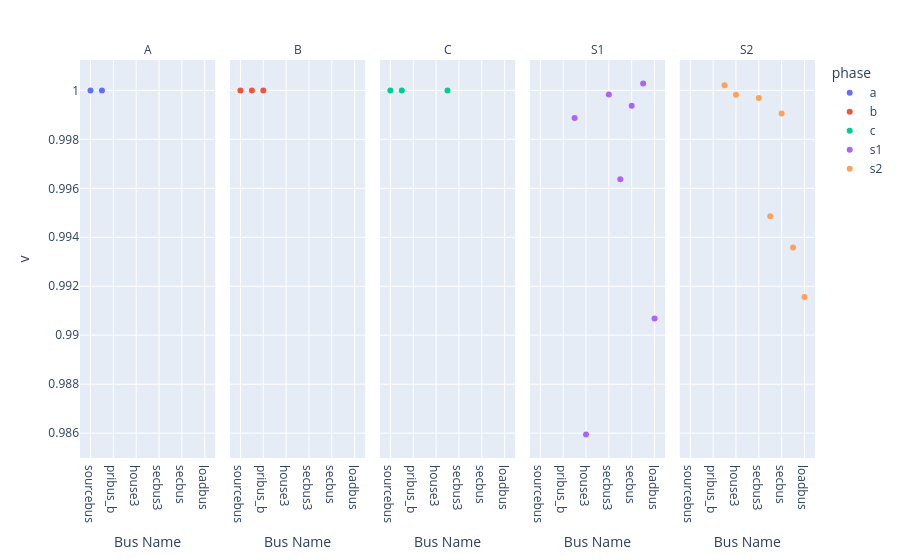
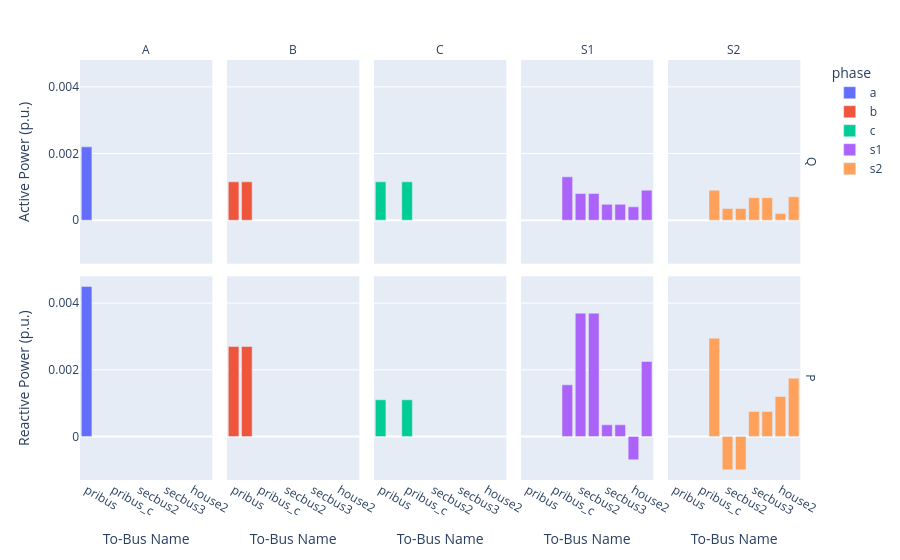

Here is the notebook cell these charts were saved with, in order:
### Code cell
case = create_case(CASES_DIR / "csv"/ "triplex_pv")
result = case.run_opf(objective="loss")
plot_voltages(result.voltages).show()
plot_power_flows(result.active_power_flows, result.reactive_power_flows).show()

### Figure 1 — Plotly figure (JSON) as saved in the notebook; plotly's stock layout.template omitted (floating-point values rounded to 4 significant figures)
{"data": [{"hovertemplate": "phase=a<br>name=%{x}<br>v=%{y}<extra></extra>", "legendgroup": "a", "marker": {"color": "#636efa", "symbol": "circle"}, "mode": "markers", "name": "a", "orientation": "v", "showlegend": true, "type": "scatter", "x": ["sourcebus", "pribus", "pribus_b", "secbus2", "house3", "pribus_c", "secbus3", "house4", "secbus", "house2", "loadbus"], "xaxis": "x", "y": [1.0, 1.0, NaN, NaN, NaN, NaN, NaN, NaN, NaN, NaN, NaN], "yaxis": "y"}, {"hovertemplate": "phase=b<br>name=%{x}<br>v=%{y}<extra></extra>", "legendgroup": "b", "marker": {"color": "#EF553B", "symbol": "circle"}, "mode": "markers", "name": "b", "orientation": "v", "showlegend": true, "type": "scatter", "x": ["sourcebus", "pribus", "pribus_b", "secbus2", "house3", "pribus_c", "secbus3", "house4", "secbus", "house2", "loadbus"], "xaxis": "x2", "y": [1.0, 1.0, 1.0, NaN, NaN, NaN, NaN, NaN, NaN, NaN, NaN], "yaxis": "y2"}, {"hovertemplate": "phase=c<br>name=%{x}<br>v=%{y}<extra></extra>", "legendgroup": "c", "marker": {"color": "#00cc96", "symbol": "circle"}, "mode": "markers", "name": "c", "orientation": "v", "showlegend": true, "type": "scatter", "x": ["sourcebus", "pribus", "pribus_b", "secbus2", "house3", "pribus_c", "secbus3", "house4", "secbus", "house2", "loadbus"], "xaxis": "x3", "y": [1.0, 1.0, NaN, NaN, NaN, 1.0, NaN, NaN, NaN, NaN, NaN], "yaxis": "y3"}, {"hovertemplate": "phase=s1<br>name=%{x}<br>v=%{y}<extra></extra>", "legendgroup": "s1", "marker": {"color": "#ab63fa", "symbol": "circle"}, "mode": "markers", "name": "s1", "orientation": "v", "showlegend": true, "type": "scatter", "x": ["sourcebus", "pribus", "pribus_b", "secbus2", "house3", "pribus_c", "secbus3", "house4", "secbus", "house2", "loadbus"], "xaxis": "x4", "y": [NaN, NaN, NaN, 0.9989, 0.9859, NaN, 0.9998, 0.9964, 0.9994, 1.0, 0.9907], "yaxis": "y4"}, {"hovertemplate": "phase=s2<br>name=%{x}<br>v=%{y}<extra></extra>", "legendgroup": "s2", "marker": {"color": "#FFA15A", "symbol": "circle"}, "mode": "markers", "name": "s2", "orientation": "v", "showlegend": true, "type": "scatter", "x": ["sourcebus", "pribus", "pribus_b", "secbus2", "house3", "pribus_c", "secbus3", "house4", "secbus", "house2", "loadbus"], "xaxis": "x5", "y": [NaN, NaN, NaN, 1.0, 0.9998, NaN, 0.9997, 0.9949, 0.9991, 0.9936, 0.9916], "yaxis": "y5"}], "layout": {"annotations": [{"font": {}, "showarrow": false, "text": "A", "x": 0.092, "xanchor": "center", "xref": "paper", "y": 1, "yanchor": "bottom", "yref": "paper"}, {"font": {}, "showarrow": false, "text": "B", "x": 0.296, "xanchor": "center", "xref": "paper", "y": 1, "yanchor": "bottom", "yref": "paper"}, {"font": {}, "showarrow": false, "text": "C", "x": 0.5, "xanchor": "center", "xref": "paper", "y": 1, "yanchor": "bottom", "yref": "paper"}, {"font": {}, "showarrow": false, "text": "S1", "x": 0.704, "xanchor": "center", "xref": "paper", "y": 1, "yanchor": "bottom", "yref": "paper"}, {"font": {}, "showarrow": false, "text": "S2", "x": 0.908, "xanchor": "center", "xref": "paper", "y": 1, "yanchor": "bottom", "yref": "paper"}], "legend": {"title": {"text": "phase"}, "tracegroupgap": 0}, "margin": {"t": 60}, "xaxis": {"anchor": "y", "domain": [0, 0.184], "title": {"text": "Bus Name"}}, "xaxis2": {"anchor": "y2", "domain": [0.204, 0.388], "matches": "x", "title": {"text": "Bus Name"}}, "xaxis3": {"anchor": "y3", "domain": [0.408, 0.592], "matches": "x", "title": {"text": "Bus Name"}}, "xaxis4": {"anchor": "y4", "domain": [0.612, 0.796], "matches": "x", "title": {"text": "Bus Name"}}, "xaxis5": {"anchor": "y5", "domain": [0.816, 1], "matches": "x", "title": {"text": "Bus Name"}}, "yaxis": {"anchor": "x", "domain": [0, 1], "title": {"text": "v"}}, "yaxis2": {"anchor": "x2", "domain": [0, 1], "matches": "y", "showticklabels": false}, "yaxis3": {"anchor": "x3", "domain": [0, 1], "matches": "y", "showticklabels": false}, "yaxis4": {"anchor": "x4", "domain": [0, 1], "matches": "y", "showticklabels": false}, "yaxis5": {"anchor": "x5", "domain": [0, 1], "matches": "y", "showticklabels": false}}}

### Figure 2 — Plotly figure (JSON) as saved in the notebook; plotly's stock layout.template omitted (floating-point values rounded to 4 significant figures)
{"data": [{"hovertemplate": "phase=a<br>part=q<br>To-Bus Name=%{x}<br>power=%{y}<extra></extra>", "legendgroup": "a", "marker": {"color": "#636efa", "pattern": {"shape": ""}}, "name": "a", "orientation": "v", "showlegend": true, "textposition": "auto", "type": "bar", "x": ["pribus", "pribus_b", "pribus_c", "secbus", "secbus2", "house3", "secbus3", "house4", "house2", "loadbus"], "xaxis": "x6", "y": [0.0022, NaN, NaN, NaN, NaN, NaN, NaN, NaN, NaN, NaN], "yaxis": "y6"}, {"hovertemplate": "phase=a<br>part=p<br>To-Bus Name=%{x}<br>power=%{y}<extra></extra>", "legendgroup": "a", "marker": {"color": "#636efa", "pattern": {"shape": ""}}, "name": "a", "orientation": "v", "showlegend": false, "textposition": "auto", "type": "bar", "x": ["pribus", "pribus_b", "pribus_c", "secbus", "secbus2", "house3", "secbus3", "house4", "house2", "loadbus"], "xaxis": "x", "y": [0.0045, NaN, NaN, NaN, NaN, NaN, NaN, NaN, NaN, NaN], "yaxis": "y"}, {"hovertemplate": "phase=b<br>part=q<br>To-Bus Name=%{x}<br>power=%{y}<extra></extra>", "legendgroup": "b", "marker": {"color": "#EF553B", "pattern": {"shape": ""}}, "name": "b", "orientation": "v", "showlegend": true, "textposition": "auto", "type": "bar", "x": ["pribus", "pribus_b", "pribus_c", "secbus", "secbus2", "house3", "secbus3", "house4", "house2", "loadbus"], "xaxis": "x7", "y": [0.00115, 0.00115, NaN, NaN, NaN, NaN, NaN, NaN, NaN, NaN], "yaxis": "y7"}, {"hovertemplate": "phase=b<br>part=p<br>To-Bus Name=%{x}<br>power=%{y}<extra></extra>", "legendgroup": "b", "marker": {"color": "#EF553B", "pattern": {"shape": ""}}, "name": "b", "orientation": "v", "showlegend": false, "textposition": "auto", "type": "bar", "x": ["pribus", "pribus_b", "pribus_c", "secbus", "secbus2", "house3", "secbus3", "house4", "house2", "loadbus"], "xaxis": "x2", "y": [0.0027, 0.0027, NaN, NaN, NaN, NaN, NaN, NaN, NaN, NaN], "yaxis": "y2"}, {"hovertemplate": "phase=c<br>part=q<br>To-Bus Name=%{x}<br>power=%{y}<extra></extra>", "legendgroup": "c", "marker": {"color": "#00cc96", "pattern": {"shape": ""}}, "name": "c", "orientation": "v", "showlegend": true, "textposition": "auto", "type": "bar", "x": ["pribus", "pribus_b", "pribus_c", "secbus", "secbus2", "house3", "secbus3", "house4", "house2", "loadbus"], "xaxis": "x8", "y": [0.00115, NaN, 0.00115, NaN, NaN, NaN, NaN, NaN, NaN, NaN], "yaxis": "y8"}, {"hovertemplate": "phase=c<br>part=p<br>To-Bus Name=%{x}<br>power=%{y}<extra></extra>", "legendgroup": "c", "marker": {"color": "#00cc96", "pattern": {"shape": ""}}, "name": "c", "orientation": "v", "showlegend": false, "textposition": "auto", "type": "bar", "x": ["pribus", "pribus_b", "pribus_c", "secbus", "secbus2", "house3", "secbus3", "house4", "house2", "loadbus"], "xaxis": "x3", "y": [0.0011, NaN, 0.0011, NaN, NaN, NaN, NaN, NaN, NaN, NaN], "yaxis": "y3"}, {"hovertemplate": "phase=s1<br>part=q<br>To-Bus Name=%{x}<br>power=%{y}<extra></extra>", "legendgroup": "s1", "marker": {"color": "#ab63fa", "pattern": {"shape": ""}}, "name": "s1", "orientation": "v", "showlegend": true, "textposition": "auto", "type": "bar", "x": ["pribus", "pribus_b", "pribus_c", "secbus", "secbus2", "house3", "secbus3", "house4", "house2", "loadbus"], "xaxis": "x9", "y": [NaN, NaN, NaN, 0.0013, 0.0008, 0.0008, 0.000475, 0.000475, 0.0004, 0.0009], "yaxis": "y9"}, {"hovertemplate": "phase=s1<br>part=p<br>To-Bus Name=%{x}<br>power=%{y}<extra></extra>", "legendgroup": "s1", "marker": {"color": "#ab63fa", "pattern": {"shape": ""}}, "name": "s1", "orientation": "v", "showlegend": false, "textposition": "auto", "type": "bar", "x": ["pribus", "pribus_b", "pribus_c", "secbus", "secbus2", "house3", "secbus3", "house4", "house2", "loadbus"], "xaxis": "x4", "y": [NaN, NaN, NaN, 0.00155, 0.0037, 0.0037, 0.00035, 0.00035, -0.0007, 0.00225], "yaxis": "y4"}, {"hovertemplate": "phase=s2<br>part=q<br>To-Bus Name=%{x}<br>power=%{y}<extra></extra>", "legendgroup": "s2", "marker": {"color": "#FFA15A", "pattern": {"shape": ""}}, "name": "s2", "orientation": "v", "showlegend": true, "textposition": "auto", "type": "bar", "x": ["pribus", "pribus_b", "pribus_c", "secbus", "secbus2", "house3", "secbus3", "house4", "house2", "loadbus"], "xaxis": "x10", "y": [NaN, NaN, NaN, 0.0009, 0.00035, 0.00035, 0.000675, 0.000675, 0.0002, 0.0007], "yaxis": "y10"}, {"hovertemplate": "phase=s2<br>part=p<br>To-Bus Name=%{x}<br>power=%{y}<extra></extra>", "legendgroup": "s2", "marker": {"color": "#FFA15A", "pattern": {"shape": ""}}, "name": "s2", "orientation": "v", "showlegend": false, "textposition": "auto", "type": "bar", "x": ["pribus", "pribus_b", "pribus_c", "secbus", "secbus2", "house3", "secbus3", "house4", "house2", "loadbus"], "xaxis": "x5", "y": [NaN, NaN, NaN, 0.00295, -0.001, -0.001, 0.00075, 0.00075, 0.0012, 0.00175], "yaxis": "y5"}], "layout": {"annotations": [{"font": {}, "showarrow": false, "text": "A", "x": 0.09, "xanchor": "center", "xref": "paper", "y": 1, "yanchor": "bottom", "yref": "paper"}, {"font": {}, "showarrow": false, "text": "B", "x": 0.29, "xanchor": "center", "xref": "paper", "y": 1, "yanchor": "bottom", "yref": "paper"}, {"font": {}, "showarrow": false, "text": "C", "x": 0.49, "xanchor": "center", "xref": "paper", "y": 1, "yanchor": "bottom", "yref": "paper"}, {"font": {}, "showarrow": false, "text": "S1", "x": 0.69, "xanchor": "center", "xref": "paper", "y": 1, "yanchor": "bottom", "yref": "paper"}, {"font": {}, "showarrow": false, "text": "S2", "x": 0.89, "xanchor": "center", "xref": "paper", "y": 1, "yanchor": "bottom", "yref": "paper"}, {"font": {}, "showarrow": false, "text": "P", "textangle": 90, "x": 0.98, "xanchor": "left", "xref": "paper", "y": 0.2425, "yanchor": "middle", "yref": "paper"}, {"font": {}, "showarrow": false, "text": "Q", "textangle": 90, "x": 0.98, "xanchor": "left", "xref": "paper", "y": 0.7575, "yanchor": "middle", "yref": "paper"}], "barmode": "relative", "legend": {"title": {"text": "phase"}, "tracegroupgap": 0}, "margin": {"t": 60}, "xaxis": {"anchor": "y", "domain": [0, 0.18], "title": {"text": "To-Bus Name"}}, "xaxis10": {"anchor": "y10", "domain": [0.8, 0.98], "matches": "x", "showticklabels": false}, "xaxis2": {"anchor": "y2", "domain": [0.2, 0.38], "matches": "x", "title": {"text": "To-Bus Name"}}, "xaxis3": {"anchor": "y3", "domain": [0.4, 0.58], "matches": "x", "title": {"text": "To-Bus Name"}}, "xaxis4": {"anchor": "y4", "domain": [0.6, 0.78], "matches": "x", "title": {"text": "To-Bus Name"}}, "xaxis5": {"anchor": "y5", "domain": [0.8, 0.98], "matches": "x", "title": {"text": "To-Bus Name"}}, "xaxis6": {"anchor": "y6", "domain": [0, 0.18], "matches": "x", "showticklabels": false}, "xaxis7": {"anchor": "y7", "domain": [0.2, 0.38], "matches": "x", "showticklabels": false}, "xaxis8": {"anchor": "y8", "domain": [0.4, 0.58], "matches": "x", "showticklabels": false}, "xaxis9": {"anchor": "y9", "domain": [0.6, 0.78], "matches": "x", "showticklabels": false}, "yaxis": {"anchor": "x", "domain": [0, 0.485], "title": {"text": "Reactive Power (p.u.)"}}, "yaxis10": {"anchor": "x10", "domain": [0.515, 1], "matches": "y", "showticklabels": false}, "yaxis2": {"anchor": "x2", "domain": [0, 0.485], "matches": "y", "showticklabels": false}, "yaxis3": {"anchor": "x3", "domain": [0, 0.485], "matches": "y", "showticklabels": false}, "yaxis4": {"anchor": "x4", "domain": [0, 0.485], "matches": "y", "showticklabels": false}, "yaxis5": {"anchor": "x5", "domain": [0, 0.485], "matches": "y", "showticklabels": false}, "yaxis6": {"anchor": "x6", "domain": [0.515, 1], "matches": "y", "title": {"text": "Active Power (p.u.)"}}, "yaxis7": {"anchor": "x7", "domain": [0.515, 1], "matches": "y", "showticklabels": false}, "yaxis8": {"anchor": "x8", "domain": [0.515, 1], "matches": "y", "showticklabels": false}, "yaxis9": {"anchor": "x9", "domain": [0.515, 1], "matches": "y", "showticklabels": false}}}
